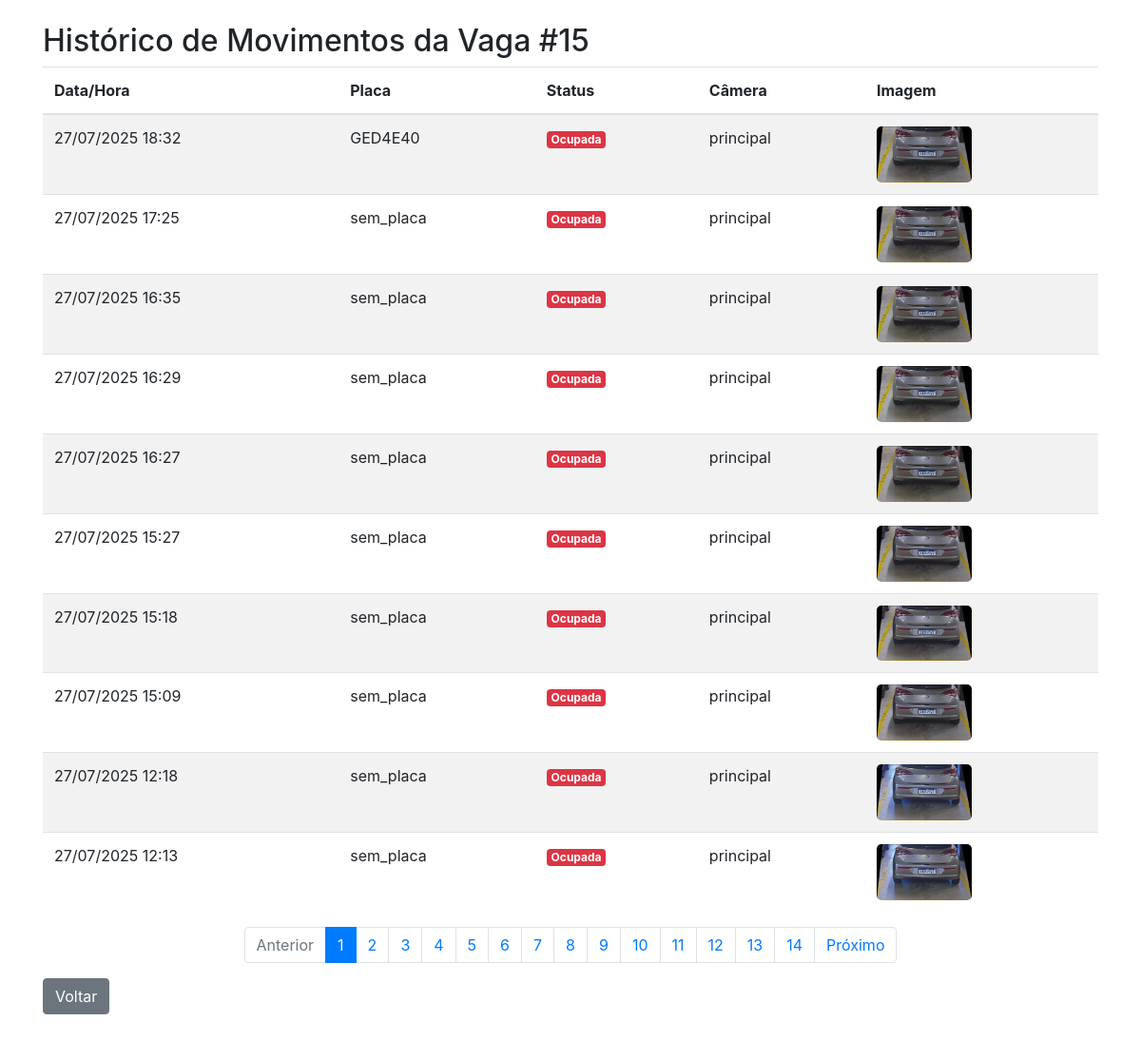
The app's page /cameras/historical?id=15 (signed in) with its own data.
### tables this page shows
CREATE TABLE `moviment_vacancies` (
  `id` bigint NOT NULL AUTO_INCREMENT,
  `ip` varchar(100) DEFAULT NULL,
  `fk_camera` bigint DEFAULT NULL,
  `fk_vacancie` bigint DEFAULT NULL,
  `created_at` datetime DEFAULT NULL,
  `state` tinyint DEFAULT NULL,
  `file_path` varchar(250) DEFAULT NULL,
  `placa` varchar(100) DEFAULT NULL,
  PRIMARY KEY (`id`),
  KEY `moviment_vacancies_cameras_FK` (`fk_camera`),
  KEY `moviment_vacancies_vacancies_FK` (`fk_vacancie`),
  CONSTRAINT `moviment_vacancies_cameras_FK` FOREIGN KEY (`fk_camera`) REFERENCES `cameras` (`id`),
  CONSTRAINT `moviment_vacancies_vacancies_FK` FOREIGN KEY (`fk_vacancie`) REFERENCES `vacancies` (`id`)
);

CREATE TABLE `cameras` (
  `id` bigint NOT NULL AUTO_INCREMENT,
  `name` varchar(100) DEFAULT NULL,
  `conexao_type` varchar(40) DEFAULT NULL,
  `conexao` varchar(250) DEFAULT NULL,
  `fk_user` bigint NOT NULL,
  `state` tinyint DEFAULT NULL,
  PRIMARY KEY (`id`),
  KEY `cameras_users_FK` (`fk_user`),
  CONSTRAINT `cameras_users_FK` FOREIGN KEY (`fk_user`) REFERENCES `users` (`id`)
);

### includes/dao/MovimentVacanciesDAO.php (called while the page is built, shortened)
<?php
class MovimentVacanciesDAO
{
    private $pdo;
    public function __construct($pdo)
    {
        $this->pdo = $pdo;
    }
    public function getMovimentosPorVaga($vagaId, $limit = 10, $offset = 0)
    {
        $sql = "SELECT
                    m.id, m.created_at, m.state, m.file_path, m.placa,
                    c.name AS camera_name
                FROM moviment_vacancies m
                LEFT JOIN cameras c ON m.fk_camera = c.id
                WHERE m.fk_vacancie = :vaga_id
                ORDER BY m.created_at DESC
                LIMIT :limit OFFSET :offset";
        $stmt = $this->pdo->prepare($sql);
        $stmt->bindValue(':vaga_id', $vagaId, PDO::PARAM_INT);
        $stmt->bindValue(':limit', $limit, PDO::PARAM_INT);
        $stmt->bindValue(':offset', $offset, PDO::PARAM_INT);
        $stmt->execute();
        return $stmt->fetchAll(PDO::FETCH_ASSOC);
    }
    public function countMovimentosPorVaga($vagaId)
    {
        $sql = "SELECT COUNT(*) FROM moviment_vacancies WHERE fk_vacancie = :vaga_id";
        $stmt = $this->pdo->prepare($sql);
        $stmt->bindValue(':vaga_id', $vagaId, PDO::PARAM_INT);
        $stmt->execute();
        return (int)$stmt->fetchColumn();
    }
}

### includes/functions.php (called while the page is built, shortened)
<?php
function converterParaSaoPaulo(string $dataUTC): string {
    $date = DateTime::createFromFormat('d/m/Y H:i', $dataUTC, new DateTimeZone('UTC'));
    $date->setTimezone(new DateTimeZone('America/Sao_Paulo'));
    return $date->format('d/m/Y H:i');
}
?>

### cameras/historical.php (the view, shortened to what this page needs)
<?php
require_once '../includes/db.php';
require_once '../includes/dao/MovimentVacanciesDAO.php';
require_once '../includes/functions.php';
$movDAO = new MovimentVacanciesDAO($pdo);
$vagaId = isset($_GET['id']) ? (int)$_GET['id'] : 0;
$page  = isset($_GET['page']) ? (int)$_GET['page'] : 1;
$limit = 10;
$offset = ($page - 1) * $limit;
$totalMovimentos = $movDAO->countMovimentosPorVaga($vagaId);
$totalPages = ceil($totalMovimentos / $limit);
$movimentos = $movDAO->getMovimentosPorVaga($vagaId, $limit, $offset);
?>
<!DOCTYPE html>
<html lang="pt-br">
<head>
    <link href="https://cdn.jsdelivr.net/npm/bootstrap@4.5.2/dist/css/bootstrap.min.css" rel="stylesheet">
</head>
<body>
<div class="container mt-4">
    <h2>Histórico de Movimentos da Vaga #<?= $vagaId ?></h2>
    <?php if (empty($movimentos)): ?>
        <div class="alert alert-warning">Nenhum movimento registrado para esta vaga.</div>
    <?php else: ?>
        <table class="table table-striped">
            <thead>
                <tr>
                    <th>Data/Hora</th>
                    <th>Placa</th>
                    <th>Status</th>
                    <th>Câmera</th>
                    <th>Imagem</th>
                </tr>
            </thead>
            <tbody>
                <?php foreach ($movimentos as $mov): ?>
                    <tr>
                        <td><?= converterParaSaoPaulo(date('d/m/Y H:i', strtotime($mov['created_at']))) ?></td>
                        <td><?= htmlspecialchars($mov['placa'] ?? '---') ?></td>
                        <td>
                            <?= $mov['state'] == 1
                                ? '<span class="badge badge-danger">Ocupada</span>'
                                : '<span class="badge badge-success">Livre</span>'; ?>
                        </td>
                        <td><?= htmlspecialchars($mov['camera_name'] ?? '-') ?></td>
                        <td>
                            <?php if (!empty($mov['file_path'])): ?>
                                <img src="../<?= $mov['file_path'] ?>" alt="Movimento" style="width:100px; border-radius:5px;">
                            <?php else: ?>
                                ---
                            <?php endif; ?>
                        </td>
                    </tr>
                <?php endforeach; ?>
            </tbody>
        </table>
        <nav>
            <ul class="pagination justify-content-center">
                <li class="page-item <?= ($page <= 1) ? 'disabled' : '' ?>">
                    <a class="page-link" href="?id=<?= $vagaId ?>&page=<?= $page - 1 ?>">Anterior</a>
                </li>
                <?php for ($i = 1; $i <= $totalPages; $i++): ?>
                    <li class="page-item <?= ($i == $page) ? 'active' : '' ?>">
                        <a class="page-link" href="?id=<?= $vagaId ?>&page=<?= $i ?>"><?= $i ?></a>
                    </li>
                <?php endfor; ?>
                <li class="page-item <?= ($page >= $totalPages) ? 'disabled' : '' ?>">
                    <a class="page-link" href="?id=<?= $vagaId ?>&page=<?= $page + 1 ?>">Próximo</a>
                </li>
            </ul>
        </nav>
    <?php endif; ?>
    <a href="javascript:history.back()" class="btn btn-secondary">Voltar</a>
<div style="height: 80px;"></div>
</div>
</body>
</html>

### records on screen
moviment_vacancies: created_at "27/07/2025 18:32", placa "GED4E40", state "Ocupada", fk_camera.name "principal", file_path (picture)
moviment_vacancies: created_at "27/07/2025 17:25", placa "sem_placa", state "Ocupada", fk_camera.name "principal", file_path (picture)
moviment_vacancies: created_at "27/07/2025 16:35", placa "sem_placa", state "Ocupada", fk_camera.name "principal", file_path (picture)
moviment_vacancies: created_at "27/07/2025 16:29", placa "sem_placa", state "Ocupada", fk_camera.name "principal", file_path (picture)
moviment_vacancies: created_at "27/07/2025 16:27", placa "sem_placa", state "Ocupada", fk_camera.name "principal", file_path (picture)
moviment_vacancies: created_at "27/07/2025 15:27", placa "sem_placa", state "Ocupada", fk_camera.name "principal", file_path (picture)
moviment_vacancies: created_at "27/07/2025 15:18", placa "sem_placa", state "Ocupada", fk_camera.name "principal", file_path (picture)
moviment_vacancies: created_at "27/07/2025 15:09", placa "sem_placa", state "Ocupada", fk_camera.name "principal", file_path (picture)
moviment_vacancies: created_at "27/07/2025 12:18", placa "sem_placa", state "Ocupada", fk_camera.name "principal", file_path (picture)
moviment_vacancies: created_at "27/07/2025 12:13", placa "sem_placa", state "Ocupada", fk_camera.name "principal", file_path (picture)

### other values on screen
$vagaId "15"
